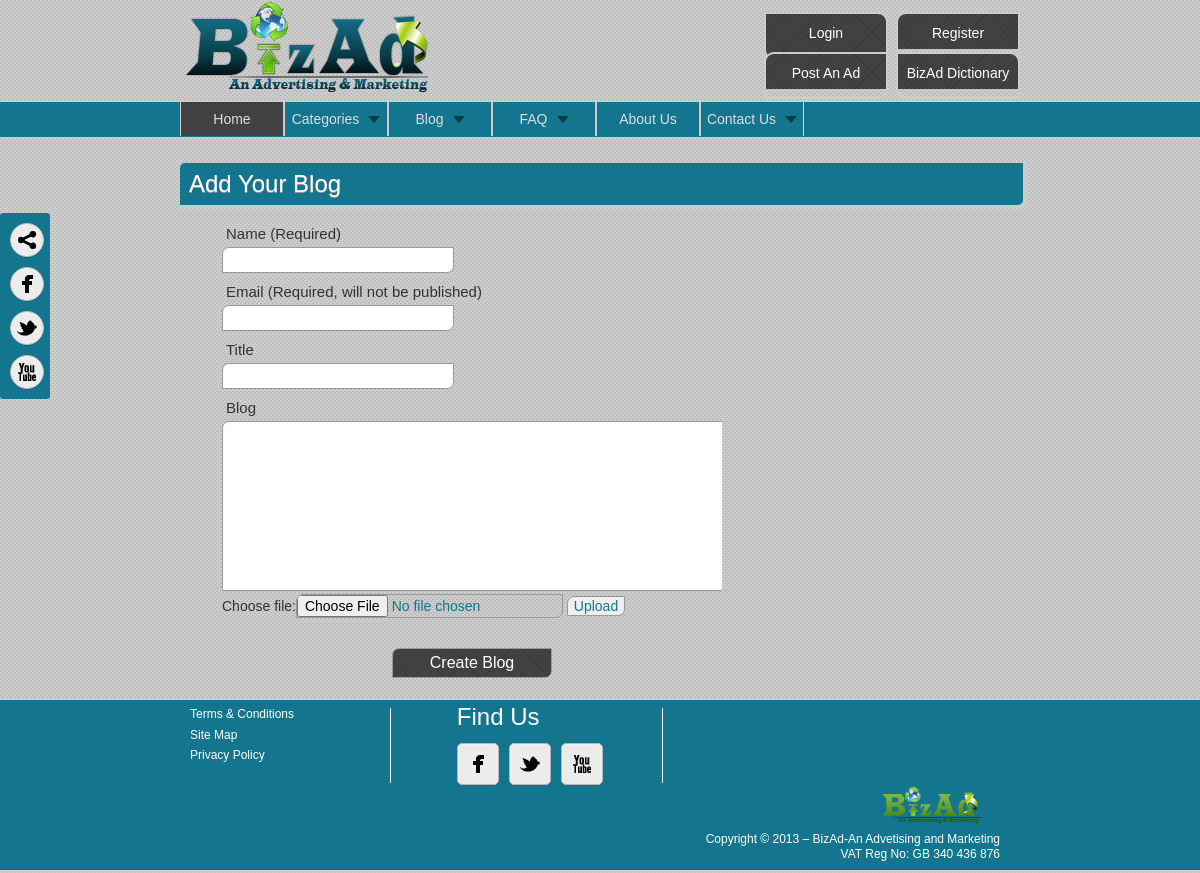
The page /Blog.php on the database as committed earlier.
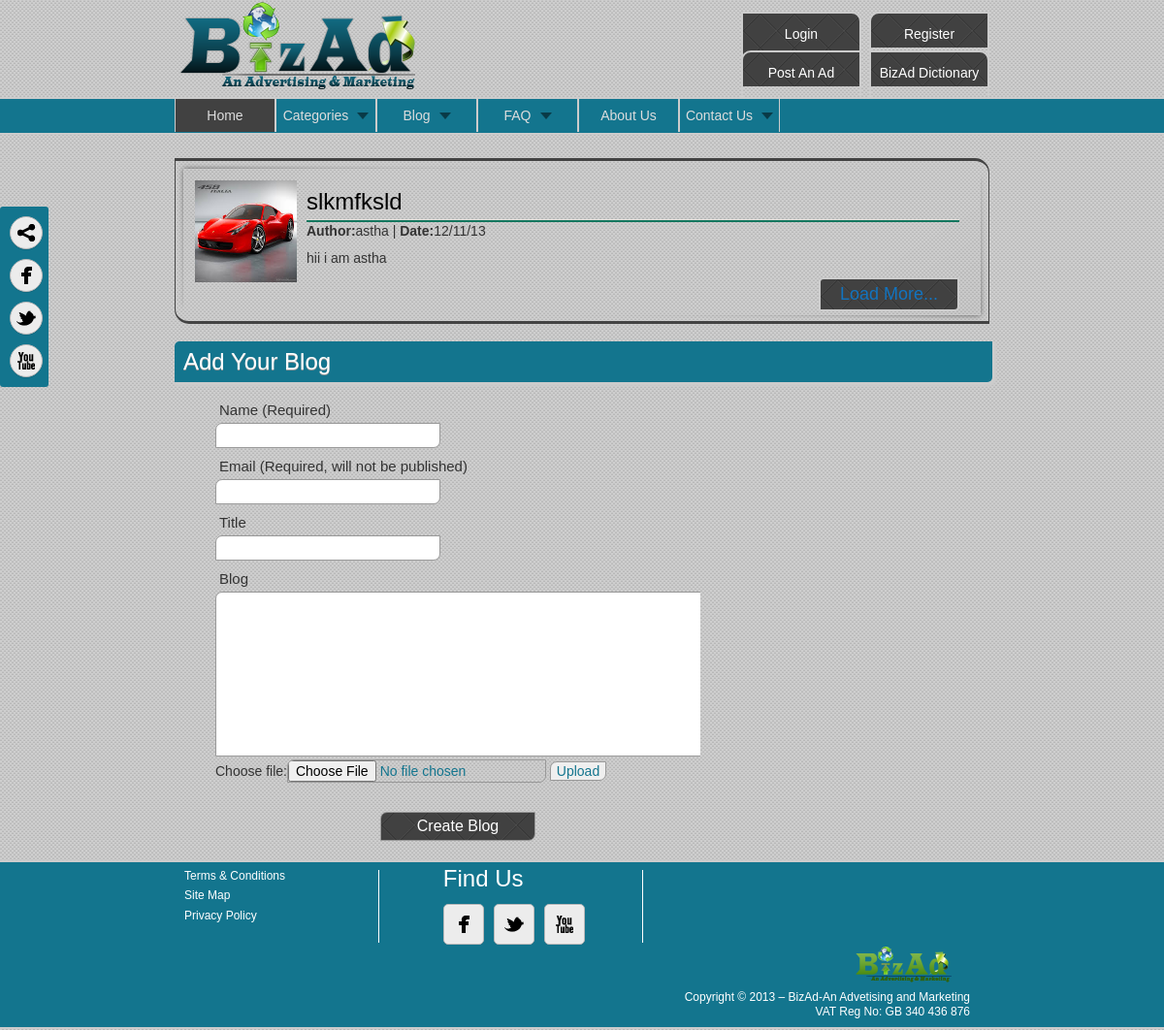
The same page on the database as committed later.
### tables this page shows
CREATE TABLE IF NOT EXISTS `image` (
  `ImageID` int(50) NOT NULL,
  `ImageURL` varchar(50) NOT NULL,
  PRIMARY KEY (`ImageID`)
);

CREATE TABLE IF NOT EXISTS `blog` (
  `id` int(50) NOT NULL,
  `name` varchar(50) NOT NULL,
  `email` varchar(50) NOT NULL,
  `title` varchar(50) NOT NULL,
  `blog` varchar(5000) NOT NULL,
  `imageid` int(50) NOT NULL,
  `date` varchar(25) NOT NULL,
  PRIMARY KEY (`id`),
  KEY `imageid` (`imageid`)
);

### loadblog.php (the view, shortened to what this page needs)
<?php
    $sql1="Select * from blog";
    $result=mysql_query($sql1);
    while ($row = mysql_fetch_array($result)) {
        $name=$row['name'];
        $title=$row['title'];
        $blog=$row['blog'];
        $img=$row['imageid'];
        $date1=$row['date'];
        $sql="select ImageURL from image where ImageID=".$img;
        $re=  mysql_query($sql);
        while($r=  mysql_fetch_array($re))
        {
            $img1=$r['ImageURL'];
                    echo "<div class=\"post_section\"><span class=\"bottom\"></span>
                    <img src='$img1'/>
                    <h2> ";echo $title."<br/></h2><hr/>
                    <span class=\"author-date\"><span id=\"author\"><strong>Author:</strong>".$name." |</span><span id=\"date\"><strong>&nbsp;Date:</strong>".$date1."</span></span>
                    <p>".$blog."</p>
                    <div class=\"button float_r\"><a href=\"loadparticularblog.php\" class=\"more\">Load More...</a></div>
                </div>
                </div>
            </div>";
        }
        }

### Header.php (shortened to what this page needs)
<!DOCTYPE html>
<html>
    <head>
        <link rel="stylesheet" type="text/css" href="css/userprofile.css" />
        <link rel="stylesheet" href="css/styles.css" type="text/css">
        <link rel="stylesheet" type="text/css" href="css/signup.css" />
    </head>
    <body class="js-only">
        <div id="container">
            <div id="user-nav">
                <a class="login" href="Signin.php"><span>Login</span></a>
                <a class="register" href="Signup.php"><span>Register</span></a>
                <a class="dictionary" href="Dictionary_Home.php"><span>BizAd Dictionary</span></a>
                <a class="bizadgroup" href="AdPost.php"><span>Post An Ad</span></a>
            </div>
            <header role="banner">
                <div id="header_container">
                    <div>
                        <p id="logo">
                            <a href="./index.php"><img src="./images/BizAd-green.png" alt="Bizad-An Advertsing &amp; Marketing"></a>
                        </p>
                    </div>
                </div>
            </header>
        </div>
    </body>
</html>

### Blog.php (shortened to what this page needs)
<?php
include 'Header.php';
?>
<!DOCTYPE html>
<html lang="en">
    <head>
        <link rel="stylesheet" href="css/menu.css" type="text/css" media="screen" />
    </head>
     <body class="js-only">
        <div id='cssmenu'>
            <ul class="mainmenu">
                <li class='active'><a href='#Current'><span>Home</span></a></li>
                <li>
                	<a href='AdCategory.php' class="drop"><span>Categories</span></a>
    </li>
                <li><a href='Blog.php' class="drop"><span>Blog</span></a>
            </li>
                <li><a href='FAQ.php' class="drop"><span>FAQ</span></a>
                </li>
                <li ><a href='AboutUs.php'><span>About Us</span></a></li>
                <li><a href='ContactUs.php' class="drop"><span>Contact Us</span></a>
                </li>
            </ul>
        </div>
        <div class="Category">
            <div class="body">
               <?php
            include 'loadblog.php';
            ?>
                </div>
            </div>
        <div id="main" role="main" class="clearfix">
            <h1 class="page-title">Add Your Blog</h1>
            <div class="column">
                <form method="post">
                    <label>Name (Required)</label>
                    <input type="text" name="name" />
                    <label>Email  (Required, will not be published)</label>
                    <input type="text" name="email" />
                    <label>Title</label>
                    <input type="text" name="title" />
                    <label>Blog</label>
                    <textarea  name="comment" rows="10" cols="10"></textarea>
                    Choose file:<input type="file" name="uploadimg" />
                    <input type="submit" name="upload" value="Upload"/>
                    <input class="action" type="submit" value="Create Blog"><input type="hidden" name="csrf" value="abefbba59755b404889fc113162a2f78" id="csrf">
                </form>
            </div>
        </div>
    </body></html>
<?php
include 'Footer.php';
?>

### Footer.php (shortened to what this page needs)
<!DOCTYPE html>
<html>
    <head>
    </head>
    <body>
        <footer role="contentinfo">
            <div class="clearfix">
                <div class="footer-links">
                    <ul>
                        <li><a href="http://ads.economist.com/terms-and-conditions">Terms &amp; Conditions</a></li>
                        <li><a href="http://ads.economist.com/site-map">Site Map</a></li>
                        <li><a href="http://www.economistgroup.com/results_and_governance/governance/privacy/" target="_blank">Privacy Policy</a></li>
                    </ul>
                </div><span id="saperator">&nbsp;</span>
                <div class="footer-social">
                    <h5>Find Us</h5>
                    <ul>
                        <li><a class="sb facebook" href="https://www.facebook.com">Facebook</a></li>
                        <li><a class="sb twitter" href="https://twitter.com">Twitter</a></li>
                        <li><a class="sb youtube" href="http://www.youtube.com">YouTube</a></li>
                    </ul>
                </div><span id="saperator">&nbsp;</span>
                <div class="footer-company">
                                <a href="./index.php"><img src="./images/BizAdlogo.png" alt="Bizad-An Advertsing &amp; Marketing"></a>
                    <p>
                        Copyright © 2013 – BizAd-An Advetising and Marketing<br>
                        VAT Reg No: GB 340 436 876
                    </p>
                </div>
            </div>
        </footer>
        <div id="site-socials">
            <ul>
                <li><a class="sb circle share_this" href=""><em>Share page</em></a></li>
                <li><a class="sb circle facebook" href="https://www.facebook.com">Facebook</a></li>
                <li><a class="sb circle twitter" href="https://twitter.com">Twitter</a></li>
                <li><a class="sb circle youtube" href="http://www.youtube.com">YouTube</a></li>
            </ul>
        </div>
</body>
</html>

### css/menu.css (style rules this page uses)
#cssmenu li .drop { background:url("../images/drop.png") no-repeat right 55%; }

Rows that differ between the two databases and show on the page:
added blog: title "slkmfksld", name "astha", date "12/11/13", blog "hii i am astha"
added image: ImageURL (picture)
